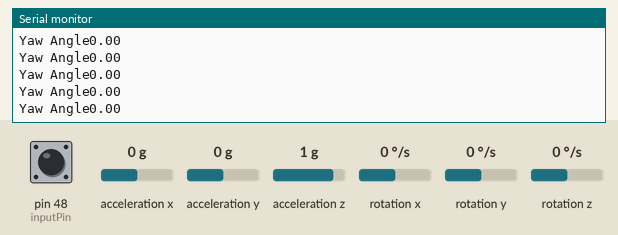
The sketch below on a simulated Arduino Mega 2560, built with avr-gcc and run on an emulated ATmega2560. Parts: the last lines printed to the serial monitor. The inputs (shaded band) are chosen by the test bench; at power-on: rotation z 0 °/s, pin 48 (inputPin) HIGH, acceleration x 0 g, acceleration y 0 g, acceleration z 1 g, rotation x 0 °/s, rotation y 0 °/s.

Above: at 1.2 s.
1.3 s: rotation z set to 7 °/s
At 2.2 s:
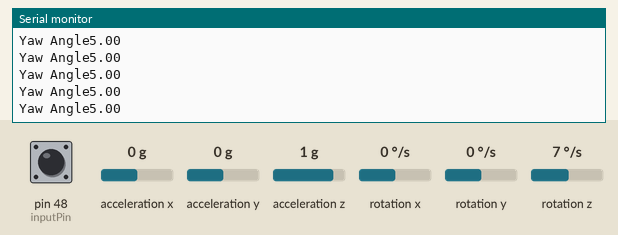
4.3 s: rotation z set to -192 °/s
At 5.2 s:
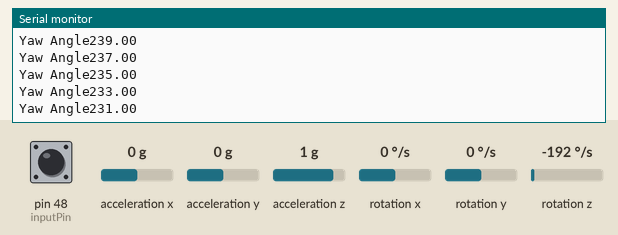
Timing chart, 0 to 7.3 s (numbered marks = the images above; inputs shaded):
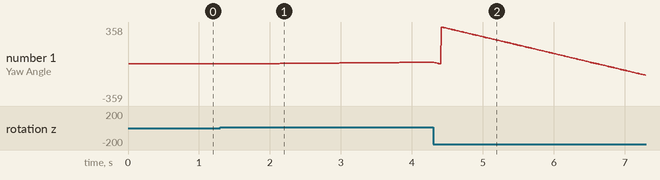

The sketch:

DISTANCE.ino
```cpp
int this_read = 0;      // variable to store the read value
int last_read = 0;
int inputPin = 48;
int last_second = millis()/1000;
int revs = 0;

/*
    MPU6050 Triple Axis Gyroscope & Accelerometer. Pitch & Roll & Yaw Gyroscope Example.
    Read more: http://www.jarzebski.pl/arduino/czujniki-i-sensory/3-osiowy-zyroskop-i-akcelerometr-mpu6050.html
    GIT: https://github.com/jarzebski/Arduino-MPU6050
    Web: http://www.jarzebski.pl
    (c) 2014 by Korneliusz Jarzebski
*/

#include <Wire.h>
#include <MPU6050.h>
#include <math.h>

MPU6050 mpu;

// Timers
unsigned long timer = 0;
float timeStep = 0.01;

// Pitch, Roll and Yaw values
float pitch = 0;
float roll = 0;
float yaw = 0;

float pitch_base = 0;
float roll_base = 0;
float yaw_base = 0;

float pitch_delta = 0;
float roll_delta = 0;
float yaw_delta = 0;

float pitch_average_delta = 0;
float roll_average_delta = 0;
float yaw_average_delta = 0;

float pitch_sum = 0;
float roll_sum = 0;
float yaw_sum = 0;

float final_pitch = 0;
float final_roll = 0;
float final_yaw = 0;

int iteration_count = 0;

float totalX = 0.0;
float totalY = 0.0;
/*
 * how to??
 * the accelerometer and this system must be wired to the same arduino
 *
 * 0 - set everything up, including perceived displacement
 * 1 - at runtime, get the current angle in the xy plane (whatever plane is parallel to the ground)
 * 2 - if a new revolution (magnet) is detected:
 *     - get current xy angle
 *     - get x and y components of that revolution
 *     - add calculated x and y components to to total x displacement and total y displacement
 *     - based on x and y components, determine overall displacement
 *
 *  if a rider goes two feet forward, turns right 45, and goes two feet forward with a magnet at every 1 feet worth of revolution:
 *  magnet is detected, angle is read to be 0 degrees = 1 foot y, 0 feet x
 *  2 feet y, 0 feet x
 *  angle then read to be 45 -> 2.7 feet y, 0.7 feet x
 *  angle is still 45 for the last foot -> 3.4 feet y, 1.4 feet x
 *  in essence, displacement is calculated with a series of 1-foot long vectors that are added together to produce the final position
 *
 *
 */

/*
 * Digital 1 == HIGH, Digital 0 == LOW
 */

void setup() {
  pinMode(inputPin, INPUT);    // sets the digital pin 48 as input
  Serial.begin(115200);

  // Initialize MPU6050
  while(!mpu.begin(MPU6050_SCALE_2000DPS, MPU6050_RANGE_2G))
  {
    Serial.println("Could not find a valid MPU6050 sensor, check wiring!");
    delay(500);
  }

  // Calibrate gyroscope. The calibration must be at rest.
  // If you don't want calibrate, comment this line.
  mpu.calibrateGyro();

  // Set threshold sensivty. Default 3.
  // If you don't want use threshold, comment this line or set 0.
  mpu.setThreshold(3);
}

void loop() {
  gyroCalc();
  int this_read = digitalRead(inputPin);   // read the input pin
  if (last_second != (millis()/1000)){
    //Serial.print("revs this second: ");
    //Serial.println(revs);
    revs = 0;
    last_second = (millis()/1000);
  }
  //Serial.println(this_read);
  //Serial.println(last_read);
  if (this_read == last_read){
    //a
  }else{
    if (this_read == 0){
      last_read = this_read;
      //Serial.println("now off");
    }else{
      last_read = this_read;
      //Serial.println("now on");
      //revs += 1;

      totalX += (cos((final_yaw /180 * PI)));

      totalY += (sin((final_yaw /180 * PI)));

      Serial.print("Total Y traveled");Serial.println(totalY);
      }
  }
  delay(1);//without this 1ms delay or the presence of any of the print statements above, a revolution can sometimes be counted twice
  Serial.print("Yaw Angle");Serial.println(final_yaw);

}

void gyroCalc(){
   //for (int i = 0; i <= 99; i++){
    timer = millis();

    // Read normalized values
    Vector norm = mpu.readNormalizeGyro();

    // Calculate Pitch, Roll and Yaw
    pitch = pitch + norm.YAxis * timeStep;
    roll = roll + norm.XAxis * timeStep;
    yaw = yaw + norm.ZAxis * timeStep;

    if (iteration_count == 0){
      pitch_base = pitch;
      roll_base = roll;
      yaw_base = yaw;
    }
    pitch_delta = pitch_base - pitch;
    roll_delta = roll_base - roll;
    yaw_delta = yaw_base - yaw;

    pitch_sum += pitch_delta;
    roll_sum += roll_delta;
    yaw_sum += yaw_delta;

    //if (i == 99){
      final_pitch = pitch;
      final_roll = roll;
      final_yaw = yaw;
    //}

    // Wait to full timeStep period
    delay((timeStep*1000) - (millis() - timer));
  //}

  pitch_average_delta = pitch_sum/100;
  roll_average_delta = roll_sum/100;
  yaw_average_delta = yaw_sum/100;

  pitch_base -= pitch_average_delta;
  roll_base -= roll_average_delta;
  yaw_base -= yaw_average_delta;

  pitch_sum = 0;
  roll_sum = 0;
  yaw_sum = 0;

  iteration_count += 1;

  if (final_yaw < 0){
    final_yaw += 360;
    }
  final_yaw = (int) final_yaw % 360;
  //Serial.println(final_yaw);
  /*
  Serial.print("|");
  Serial.print("GYRO");
  Serial.print("|");
  Serial.print(final_pitch);
  Serial.print("|");
  Serial.print(final_roll);
  Serial.print("|");
  Serial.print(final_yaw);
  Serial.print("|");
  Serial.print(pitch_average_delta);
  Serial.print("|");
  Serial.print(roll_average_delta);
  Serial.print("|");
  Serial.print(yaw_average_delta);
  Serial.println("|");
  */
}
```

Measured:
- after the input at 1.3 s, the serial monitor: prints a new line after 0.18 s (image 1)
- after the input at 4.3 s, the serial monitor: prints a new line after 0.12 s (image 2)
- plotted number 1: 0 → 17 after the input at 1.3 s, 17 → -123 after the input at 4.3 s
